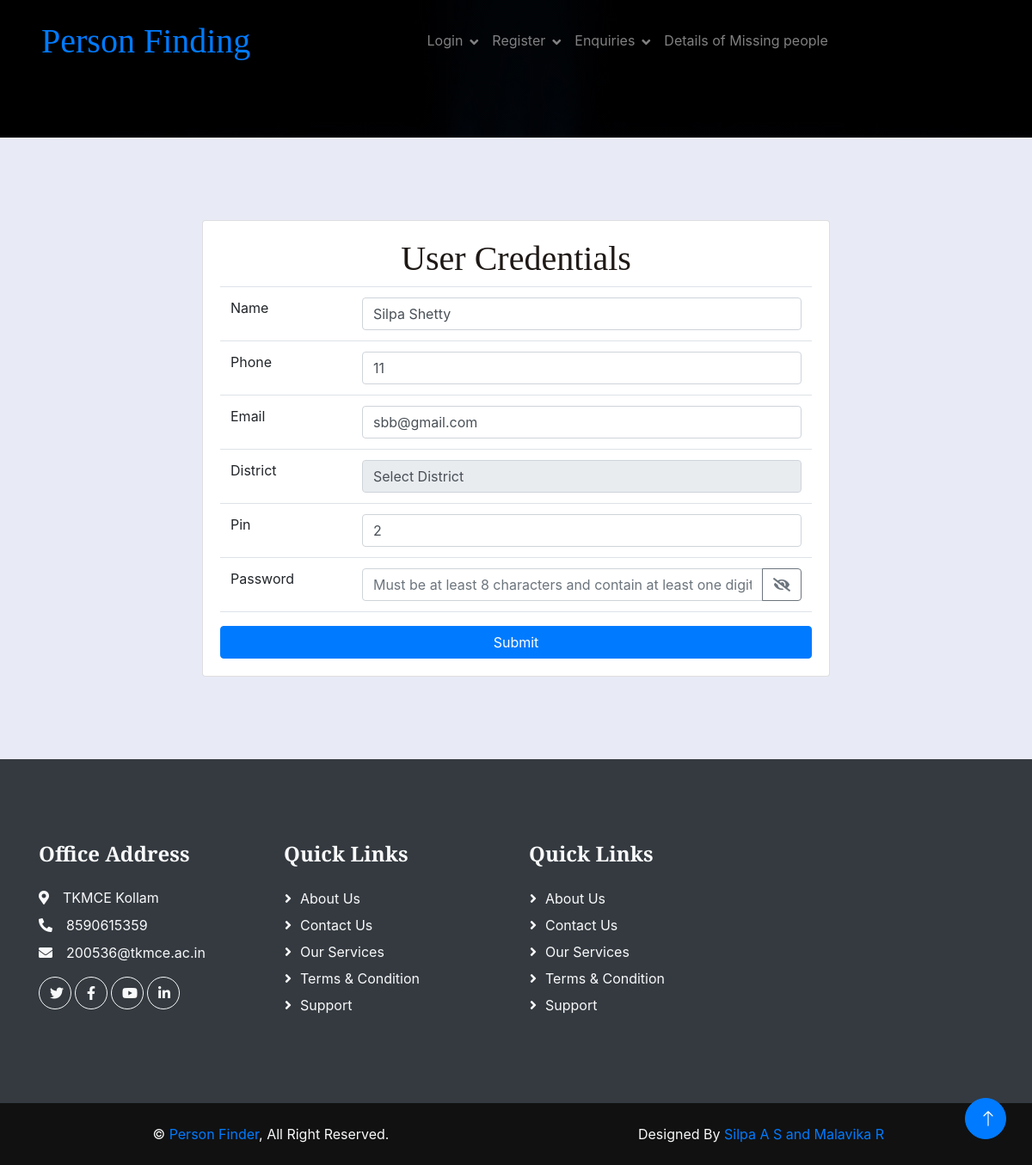
The page /useredit/1 on the database its author committed.
### myapp/models.py (models this page shows)
class Users(models.Model):
    Name=models.CharField(max_length=100)
    Phone=models.CharField(max_length=100)
    Email=models.CharField(max_length=100)
    District=models.CharField(max_length=100)
    Pin=models.CharField(max_length=100)
    Password=models.CharField(max_length=100)
    user_id=models.IntegerField(primary_key=True)
    usertype=models.CharField(max_length=100,default='User')

### myapp/views.py (the view)
# urls.py: path('useredit/<int:user_id>',views.useredit,name='useredit'),
def useredit(request,user_id):
    if request.method == 'POST':
        mydata = Users.objects.get(user_id=user_id)
        fm = Userform(request.POST, instance=mydata)
        if fm.is_valid():
            fm.save()
    else:
        mydata = Users.objects.get(user_id=user_id)
        fm = Userform(instance=mydata)
    return render(request, 'useradd.html', {'form1': fm})

### myapp/Templates/Useradd.html (shortened to what this page needs)
{% extends 'header.html' %}
{% block content %}
{% load static %}
<body>
    <div class="container">
        <div class="row justify-content-center mt-5">
            <div class="col-md-8">
                <div class="card">
                    <div class="card-body">
                        <h1 class="text-center">User Credentials</h1>
                        <form action="" method="post" id="registrationForm">
                            <table class="table">
                                <tbody>
                                    <tr>
                                        <td><label for="id_Name">Name</label></td>
                                        <td>{{ form1.Name }}</td>
                                    </tr>
                                    <tr>
                                        <td><label for="id_Phone">Phone</label></td>
                                        <td>{{ form1.Phone }}</td>
                                    </tr>
                                    <tr>
                                        <td><label for="id_Email">Email</label></td>
                                        <td>{{ form1.Email }}</td>
                                    </tr>
                                    <tr>
                                        <td><label for="id_District">District</label></td>
                                        <td>{{ form1.District }}</td>
                                    </tr>
                                    <tr>
                                        <td><label for="id_Pin">Pin</label></td>
                                        <td>{{ form1.Pin }}</td>
                                    </tr>
                                    <tr>
                                        <td><label for="id_Password" class="form-label">Password</label></td>
                                        <td>
                                            <div class="input-group">
                                                {{ form1.Password }}
                                                <button class="btn btn-outline-secondary" type="button" id="toggle-Password" onclick="togglePasswordVisibility()">
                                                    <i class="fa fa-eye-slash"></i>
                                                </button>
                                            </div>
                                        </td>
                                    </tr>
                                </tbody>
                            </table>
                            <div class="text-center">
                                <button type="submit" class="btn btn-primary btn-block">Submit</button>
                            </div>
                        </form>
                    </div>
                </div>
            </div>
        </div>
    </div>
</body>
{% endblock %}

### myapp/static/indexpage/css/style.css (style rules this page uses)
:root { --primary: #EAA636; --secondary: #545454; --light: #FDF5EB; --dark: #1E1916; }
.btn { font-weight: 500; transition: .5s; }
.btn.btn-primary { color: #FFFFFF; }

### myapp/Templates/Useradd.html (style rules this page uses)
body { background-color: #e8eaf6; }

### rows shown on the page
Users: Name "Silpa Shetty", Phone "11", Email "sbb@gmail.com", District "Select District", Pin "2"
